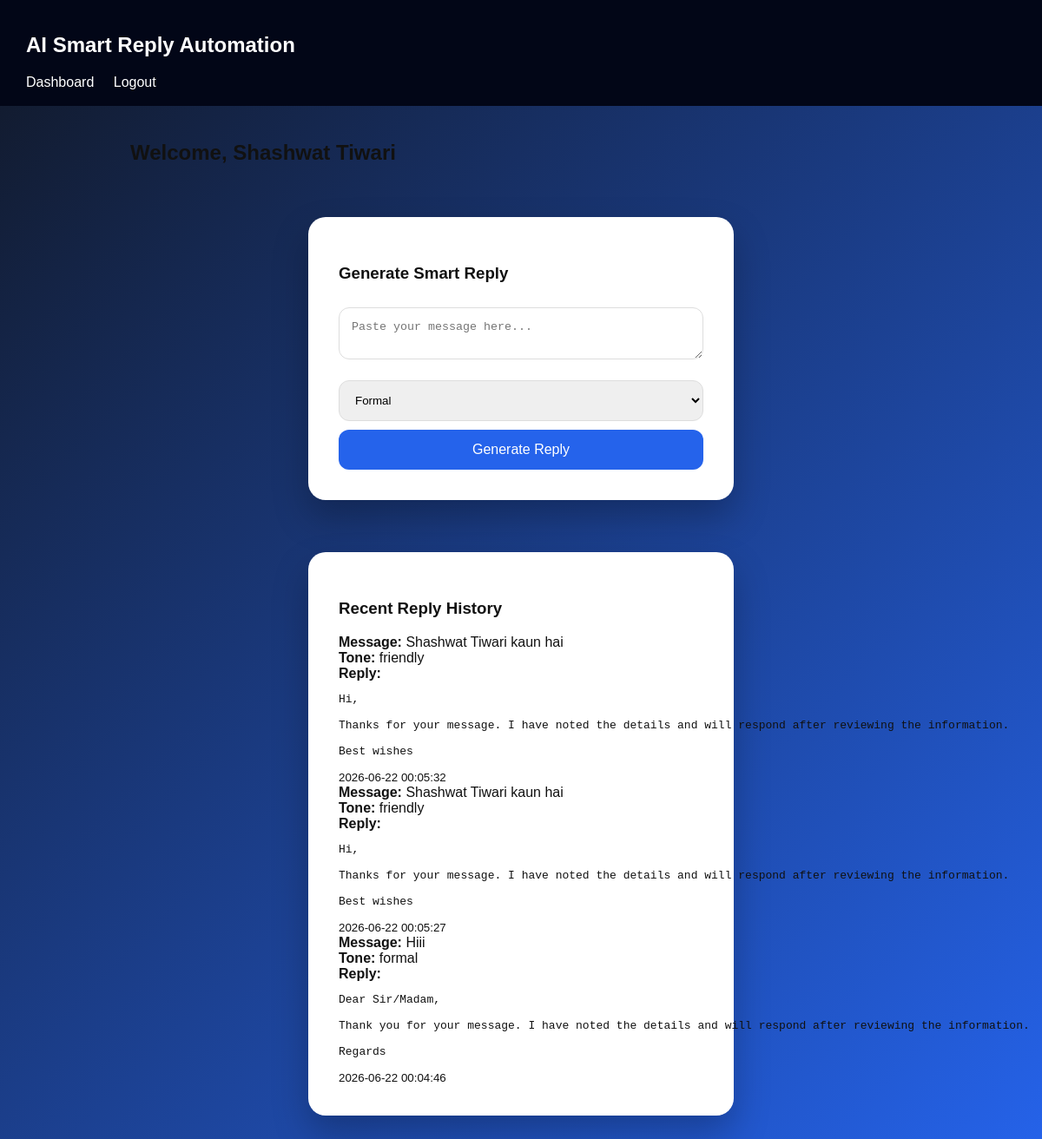
The app's page /dashboard (signed in) with its own data.
### tables this page shows
CREATE TABLE replies (
            id INTEGER PRIMARY KEY AUTOINCREMENT,
            user_id INTEGER NOT NULL,
            message TEXT NOT NULL,
            tone TEXT NOT NULL,
            reply TEXT NOT NULL,
            created_at TEXT NOT NULL,
            FOREIGN KEY(user_id) REFERENCES users(id)
        );

### app.py (the view, shortened to what this page needs)
@app.route("/dashboard", methods=["GET", "POST"])
def dashboard():
    if "user_id" not in session:
        return redirect(url_for("login"))
    generated_reply = None
    user_message = ""
    selected_tone = "formal"
    conn = get_db()
    history = conn.execute(
        "SELECT * FROM replies WHERE user_id = ? ORDER BY id DESC LIMIT 10",
        (session["user_id"],)
    ).fetchall()
    conn.close()
    return render_template("dashboard.html", reply=generated_reply, message=user_message, tone=selected_tone, history=history)

### app.py (called while the page is built)
def get_db():
    conn = sqlite3.connect(DB_NAME)
    conn.row_factory = sqlite3.Row
    return conn

### templates/dashboard.html (shortened to what this page needs)
{% extends 'base.html' %}
{% block content %}
<h2>Welcome, {{ session.get('name') }}</h2>
<div class="card">
    <h3>Generate Smart Reply</h3>
    <form method="post">
        <textarea name="message" placeholder="Paste your message here..." required>{{ message }}</textarea>
        <select name="tone">
            <option value="formal" {% if tone=='formal' %}selected{% endif %}>Formal</option>
        </select>
        <button type="submit">Generate Reply</button>
    </form>
</div>
<div class="card">
    <h3>Recent Reply History</h3>
    {% for item in history %}
        <div class="history">
            <b>Message:</b> {{ item['message'] }}<br>
            <b>Tone:</b> {{ item['tone'] }}<br>
            <b>Reply:</b>
            <pre>{{ item['reply'] }}</pre>
            <small>{{ item['created_at'] }}</small>
        </div>
    {% else %}
        <p>No history yet.</p>
    {% endfor %}
</div>
{% endblock %}

### templates/base.html (shortened to what this page needs)
<!DOCTYPE html>
<html>
<head>
    <link rel="stylesheet" href="{{ url_for('static', filename='style.css') }}">
</head>
<body>
<nav>
    <h2>AI Smart Reply Automation</h2>
    <div>
        {% if session.get('user_id') %}
            <a href="{{ url_for('dashboard') }}">Dashboard</a>
            <a href="{{ url_for('logout') }}">Logout</a>
        {% else %}
            <a href="{{ url_for('home') }}">Home</a>
            <a href="{{ url_for('login') }}">Login</a>
            <a href="{{ url_for('register') }}">Register</a>
        {% endif %}
    </div>
</nav>
<div class="container">
    {% block content %}{% endblock %}
</div>
</body>
</html>

### static/style.css (style rules this page uses)
body { margin:0; font-family:Arial,sans-serif; background:linear-gradient(135deg,#111827,#2563eb); color:#111; }
nav { background:#020617; color:white; padding:18px 30px; }
nav a { color:white;text-decoration:none;margin-right:18px }
.container { width:90%;max-width:900px;margin:40px auto }
.card { background:white; max-width:420px; margin:60px auto; padding:35px; border-radius:20px; box-shadow:0 20px 40px rgba(0,0,0,.25); }
input,textarea,select { width:100%; padding:14px; margin:10px 0; border:1px solid #ddd; border-radius:12px; box-sizing:border-box; }
button,.btn { width:100%; padding:14px; background:#2563eb; color:white; border:none; border-radius:12px; font-size:16px; cursor:pointer; }

### records on screen
replies: message "Shashwat Tiwari kaun hai", tone "friendly", reply "Hi, Thanks for your message. I have noted the details and will respond after reviewing the information. Best wishes", created_at "2026-06-22 00:05:32"
replies: message "Shashwat Tiwari kaun hai", tone "friendly", reply "Hi, Thanks for your message. I have noted the details and will respond after reviewing the information. Best wishes", created_at "2026-06-22 00:05:27"
replies: message "Hiii", tone "formal", reply "Dear Sir/Madam, Thank you for your message. I have noted the details and will respond after reviewing the information. Regards", created_at "2026-06-22 00:04:46"

### other values on screen
{{ session.get('name') }} "Shashwat Tiwari"
